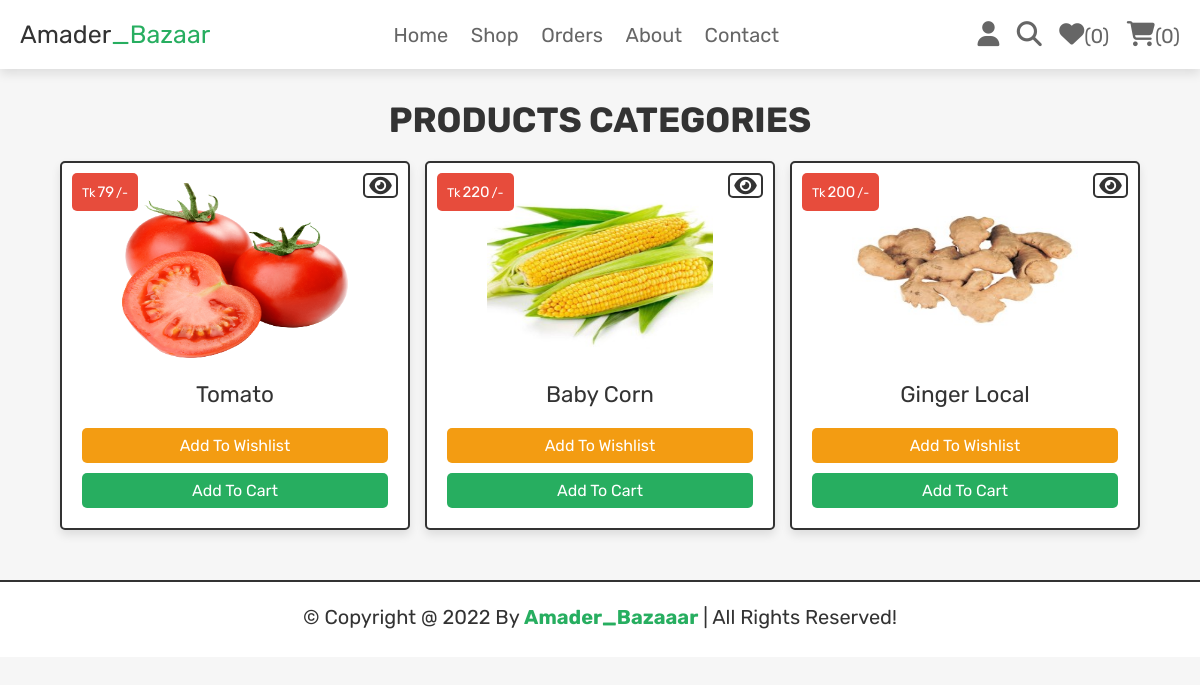
Page /category.php?category=vegitables (signed in) on the committed database.
### tables this page shows
CREATE TABLE `products` (
  `id` int(100) NOT NULL,
  `name` varchar(100) NOT NULL,
  `category` varchar(20) NOT NULL,
  `details` varchar(500) NOT NULL,
  `price` int(100) NOT NULL,
  `image` varchar(100) NOT NULL
);

### category.php (the view, shortened to what this page needs)
<?php
@include 'config.php';
?>
<!DOCTYPE html>
<html lang="en">
<head>
   <link rel="stylesheet" href="https://cdnjs.cloudflare.com/ajax/libs/font-awesome/6.1.1/css/all.min.css">
   <link rel="stylesheet" href="css/style.css">
</head>
<body>
<?php include 'header.php'; ?>
<section class="products">
   <h1 class="title">products categories</h1>
   <div class="box-container">
   <?php
      $category_name = $_GET['category'];
      $select_products = $conn->prepare("SELECT * FROM `products` WHERE category = ?");
      $select_products->execute([$category_name]);
      if($select_products->rowCount() > 0){
         while($fetch_products = $select_products->fetch(PDO::FETCH_ASSOC)){
   ?>
   <form action="" class="box" method="POST">
      <div class="price">Tk<span><?= $fetch_products['price']; ?></span>/-</div>
      <a href="view_page.php?pid=<?= $fetch_products['id']; ?>" class="fas fa-eye"></a>
      <img src="uploaded_img/<?= $fetch_products['image']; ?>" alt="">
      <div class="name"><?= $fetch_products['name']; ?></div>
      <input type="submit" value="add to wishlist" class="option-btn" name="add_to_wishlist">
      <input type="submit" value="add to cart" class="btn" name="add_to_cart">
   </form>
   <?php
         }
      }else{
         echo '<p class="empty">no products available!</p>';
      }
   ?>
   </div>
</section>
<?php include 'footer.php'; ?>
</body>
</html>

### css/style.css (style rules this page uses)
.products .box-container { display: grid; grid-template-columns: repeat(auto-fit, 35rem); gap:1.5rem; justify-content: center; align-items: flex-start; }
.products .box-container .box { padding:2rem; text-align: center; border:var(--border); background-color: var(--white); box-shadow: var(--box-shadow); border-radius: .5rem; position: relative; }
.products .box-container .box .price { position: absolute; top:1rem; left:1rem; padding:1rem; border-radius: .5rem; background-color: var(--red); font-size: 1.25rem; color:var(--white); }
.products .box-container .box .price span { font-size: 1.5rem; color:var(--white); margin:0 .2rem; }
.products .box-container .box .fa-eye { position: absolute; top:1rem; right:1rem; border-radius: .5rem; height: 2.5rem; line-height: 2.25rem; width: 3.5rem; border:var(--border); color:var(--black); font-size: 2rem; background-color: var(--white); }
.products .box-container .box img { width: 226px; height: 175px; margin-bottom: 1rem; }
.products .box-container .box .name { font-size: 2.25rem; color:var(--black); padding:1rem 0; }

### css/components.css (style rules this page uses)
:root { --green:#27ae60; --orange:#f39c12; --red:#e74c3c; --black:#333; --light-color:#666; --white:#fff; --light-bg:#f6f6f6; --border:.2rem solid var(--black); --box-shadow:0 .5rem 1rem rgba(0,0,0,.1); }
* { font-family: 'Rubik', sans-serif; margin:0; padding:0; box-sizing: border-box; outline: none; border:none; text-decoration: none; color:var(--black); }
body { background-color: var(--light-bg); }
html { font-size: 62.5%; overflow-x: hidden; scroll-behavior: smooth; scroll-padding-top: 6.5rem; }
section { padding:3rem 2rem; max-width: 1200px; margin:0 auto; }
.btn, .delete-btn, .option-btn { display: block; width: 100%; margin-top: 1rem; border-radius: .5rem; color:var(--white); font-size: 1.6rem; padding:0.8rem 1.2rem; text-transform: capitalize; cursor: pointer; text-align: center; }
.btn { background-color: var(--green); }
.option-btn { background-color: var(--orange); }
.title { text-align: center; margin-bottom: 2rem; text-transform: uppercase; color:var(--black); font-size: 3.5rem; }

### rows in the picture
products: price "79", image (picture), name "Tomato"
products: price "220", image (picture), name "Baby Corn"
products: price "200", image (picture), name "Ginger Local"

### other values in the picture
$count_wishlist_items->rowCount() "0"
$count_cart_items->rowCount() "0"
